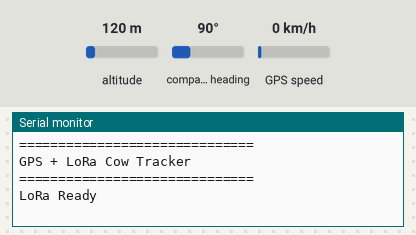
Recording of a sketch running on a simulated ESP32. Parts: the last lines printed to the serial monitor. The test bench sets the inputs (shaded band); at power-on: altitude 120 m, GPS speed 0 km/h, compass heading 90°. The GPS gets a fix after 3 s at 37.7749, -122.4194 with 8 satellites; no radio packets arrive unless stated.

Above: at 2.2 s.
2.3 s: altitude set to 20 m
At 6.1 s:
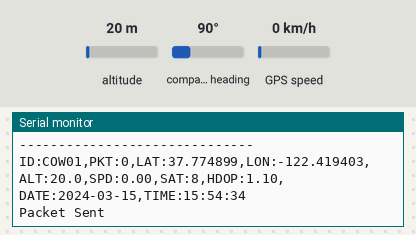
6.4 s: GPS speed set to 2 km/h
7.9 s: altitude set to 250 m
At 11.2 s:
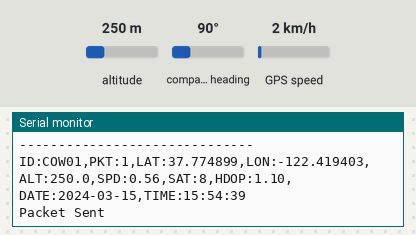

The sketch:

transmitter.ino
```cpp
#include <SPI.h>
#include <LoRa.h>
#include <TinyGPSPlus.h>


// ================= LoRa =================

#define SS_PIN    5
#define RST_PIN   14
#define DIO0_PIN  2

#define SCK_PIN   18
#define MISO_PIN  19
#define MOSI_PIN  23


// ================= GPS =================

#define GPS_RX 16
#define GPS_TX 17

HardwareSerial gpsSerial(2);
TinyGPSPlus gps;

int packetID = 0;
String cowID = "COW01";

// ================= Timing =================
unsigned long lastSendTime = 0;
const unsigned long SEND_INTERVAL = 5000;   // send every 5 sec, non-blocking


void setup()
{
  Serial.begin(115200);
  delay(1000);

  Serial.println();
  Serial.println("==============================");
  Serial.println("GPS + LoRa Cow Tracker");
  Serial.println("==============================");

  // GPS UART
  gpsSerial.begin(9600, SERIAL_8N1, GPS_RX, GPS_TX);

  // LoRa SPI
  SPI.begin(SCK_PIN, MISO_PIN, MOSI_PIN, SS_PIN);
  LoRa.setPins(SS_PIN, RST_PIN, DIO0_PIN);

  if (!LoRa.begin(433E6))
  {
    Serial.println("LoRa Failed!");
    while (1);
  }

  LoRa.setSyncWord(0xA5);
  LoRa.setTxPower(20);           // PA_BOOST pin used by default
  LoRa.setSpreadingFactor(12);
  LoRa.setSignalBandwidth(125E3);
  LoRa.enableCrc();

  Serial.println("LoRa Ready");
}


// Converts GPS UTC date/time to Sri Lanka Time (UTC +5:30)
// and returns zero-padded strings (YYYY-MM-DD, HH:MM:SS)
void getLocalDateTime(String &dateStr, String &timeStr)
{
  int year   = gps.date.year();
  int month  = gps.date.month();
  int day    = gps.date.day();
  int hour   = gps.time.hour();
  int minute = gps.time.minute();
  int second = gps.time.second();

  // Add Sri Lanka offset: +5 hours 30 minutes
  minute += 30;
  hour   += 5;

  if (minute >= 60)
  {
    minute -= 60;
    hour += 1;
  }

  if (hour >= 24)
  {
    hour -= 24;
    day += 1;

    int daysInMonth[] = {31,28,31,30,31,30,31,31,30,31,30,31};
    bool leap = (year % 4 == 0 && (year % 100 != 0 || year % 400 == 0));
    if (leap) daysInMonth[1] = 29;

    if (day > daysInMonth[month - 1])
    {
      day = 1;
      month += 1;
      if (month > 12)
      {
        month = 1;
        year += 1;
      }
    }
  }

  char dateBuf[11];
  sprintf(dateBuf, "%04d-%02d-%02d", year, month, day);
  dateStr = String(dateBuf);

  char timeBuf[9];
  sprintf(timeBuf, "%02d:%02d:%02d", hour, minute, second);
  timeStr = String(timeBuf);
}


void loop()
{
  // Always keep feeding the GPS parser - never block this with delay()
  while (gpsSerial.available())
  {
    gps.encode(gpsSerial.read());
  }

  // Non-blocking 5-second interval
  if (millis() - lastSendTime >= SEND_INTERVAL)
  {
    lastSendTime = millis();

    if (!gps.location.isValid())
    {
      Serial.println("Waiting for GPS fix...");
      return;
    }

    float latitude  = gps.location.lat();
    float longitude = gps.location.lng();
    float altitude  = gps.altitude.isValid() ? gps.altitude.meters() : 0.0;
    float speed     = gps.speed.isValid() ? gps.speed.mps() : 0.0;
    int   satellites = gps.satellites.isValid() ? gps.satellites.value() : 0;

    // NOTE: TinyGPSPlus does not expose a hdop() function.
    // gps.hdop.value() returns HDOP * 100, so divide by 100.0
    float hdop = gps.hdop.isValid() ? gps.hdop.value() / 100.0 : 0.0;

    String date, time;
    getLocalDateTime(date, time);

    String packet =
      "ID:" + cowID +
      ",PKT:" + String(packetID) +
      ",LAT:" + String(latitude, 6) +
      ",LON:" + String(longitude, 6) +
      ",ALT:" + String(altitude, 1) +
      ",SPD:" + String(speed, 2) +
      ",SAT:" + String(satellites) +
      ",HDOP:" + String(hdop, 2) +
      ",DATE:" + date +
      ",TIME:" + time;

    Serial.println("------------------------------");
    Serial.println(packet);

    LoRa.beginPacket();
    LoRa.print(packet);
    LoRa.endPacket();

    Serial.println("Packet Sent");

    packetID++;
  }
}
```

Measured:
- after the input at 2.3 s, the serial monitor: prints a new line after 2.7 s (image 1)
- after the input at 7.9 s, the serial monitor: prints a new line after 2.1 s (image 2)
